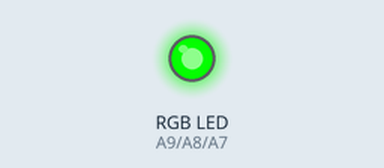
The program below on a simulated Teensy 3. Shown: an RGB LED mixed from three pins (HIGH = lit). Dim RGB values are drawn brighter than linear.

Above: at 0.05 s.
At 1.15 s:
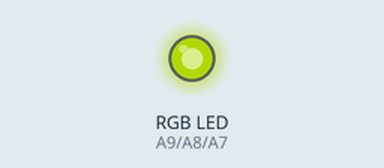
At 2.3 s:
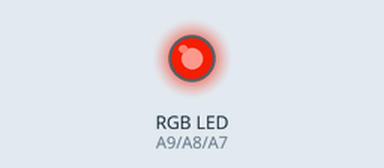
At 4.6 s:
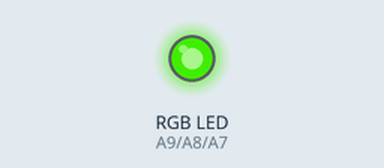
Timing chart, 0 to 6.7 s (numbered marks = the images above):
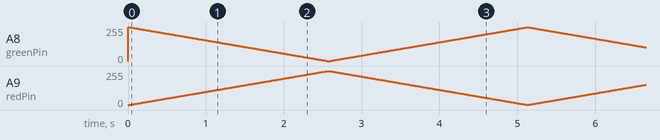

The program:

main.cpp
```cpp
#include <Arduino.h>

int redPin = 23;
int greenPin = 22;
int bluePin = 21;

void setup()
{ // put your setup code here, to run once:

  pinMode(redPin, OUTPUT);
  pinMode(greenPin, OUTPUT);
  pinMode(bluePin, OUTPUT);
}

int redIntensity = 0;

void loop()
{
  // put your main code here, to run repeatedly :

  // set all 3 pins to the desired intensity
  analogWrite(redPin, redIntensity);
  analogWrite(greenPin, 255 - redIntensity);
  analogWrite(bluePin, 0);

  // remain at this color, but not for very long
  delay(10);

  // increase the red
  redIntensity = redIntensity + 1;

  // since 255 is the maximum, set it back to 0
  // when it increments beyond 255
  if (redIntensity > 255)
  {
    while (redIntensity > 1)
    {
      analogWrite(redPin, redIntensity);
      analogWrite(greenPin, 255 - redIntensity);
      analogWrite(bluePin, 0);
      delay(10);
      redIntensity = redIntensity - 1;
    }
  }
}
```
